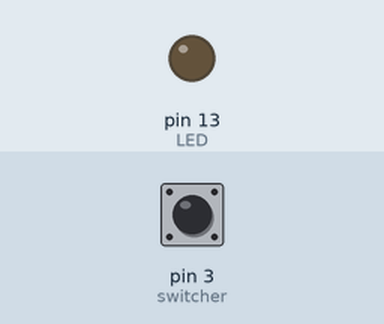
Simulated run of this sketch. Board: Arduino Uno, built with avr-gcc and run on an emulated ATmega328P. Shown: output pins drawn as LEDs (lit = HIGH). The inputs (shaded band) are chosen by the test bench; at power-on: pin 3 (switcher) HIGH. What the sketch prints to the serial monitor is not drawn.

Above: at 1.2 s.
1.3 s: pin 3 (switcher) pulled LOW for 0.15 s
At 1.37 s:
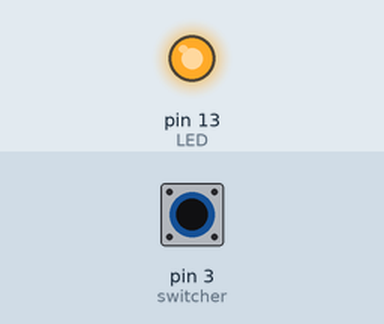
2.9 s: pin 3 (switcher) pulled LOW for 3.2 s
At 7.1 s:
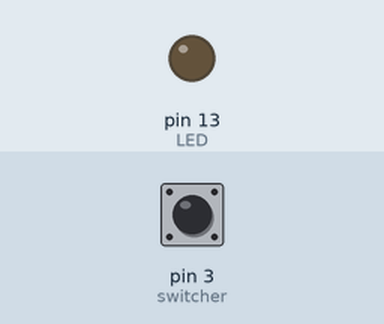
Timing chart, 0 to 8.6 s (numbered marks = the images above; inputs shaded):
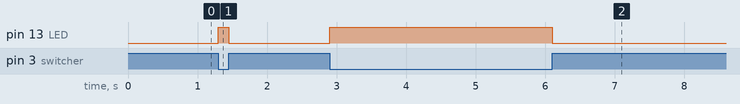

Measured:
- after the input at 1.3 s, pin 13 (LED): LOW → HIGH at once, → LOW 0.15 s later
- after the input at 2.9 s, pin 13 (LED): LOW → HIGH at once, → LOW 3.2 s later

The sketch:

Switch_and_LED.ino
```cpp
const int switcher = 3;
const int LED = 13;
void setup (){
    Serial.begin(115200);
    pinMode(switcher, INPUT_PULLUP);
    pinMode(LED, OUTPUT);
}
void loop () {
    readState();
}
int state = LOW;
void readState(){
    int state = digitalRead(switcher);
    Serial.println(state);
    if (state == HIGH) {
        digitalWrite(LED, LOW);
    } else {
        digitalWrite(LED, HIGH);
  }
}
```
